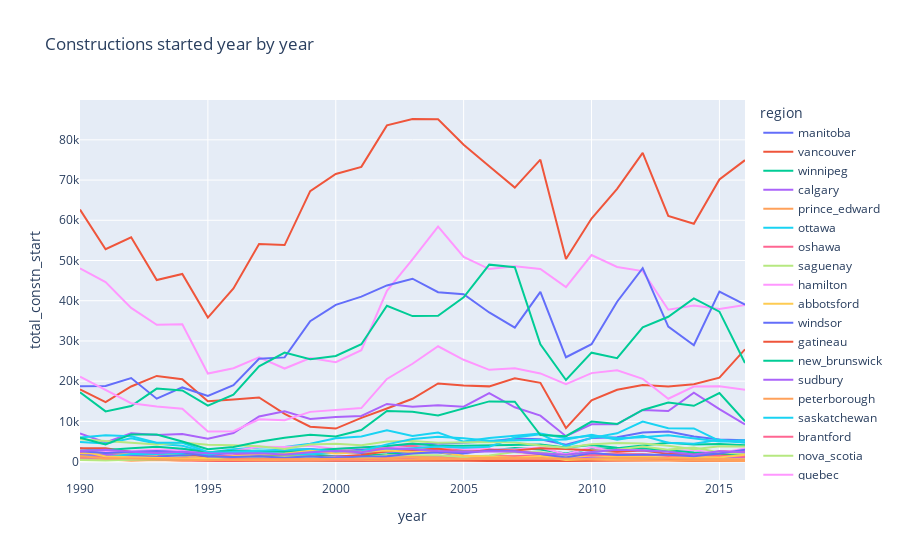

Notebook cell for this chart:
### Code cell
fig = px.line(constn_df, x="year", y="total_constn_start", color = 'region', title='Constructions started year by year')
fig.show()

### Figure 1 — Plotly figure (JSON) as saved in the notebook; plotly's stock layout.template omitted (floating-point values rounded to 4 significant figures)
{"data": [{"hovertemplate": "region=manitoba<br>year=%{x}<br>total_constn_start=%{y}<extra></extra>", "legendgroup": "manitoba", "line": {"color": "#636efa", "dash": "solid"}, "marker": {"symbol": "circle"}, "mode": "lines", "name": "manitoba", "orientation": "v", "showlegend": true, "type": "scatter", "x": [1990, 1991, 1992, 1993, 1994, 1995, 1996, 1997, 1998, 1999, 2000, 2001, 2002, 2003, 2004, 2005, 2006, 2007, 2008, 2009, 2010, 2011, 2012, 2013, 2014, 2015, 2016], "xaxis": "x", "y": [3297, 1950, 2310, 2425, 3197, 1963, 2318, 2612, 2895, 3133, 2560, 2963, 3617, 4206, 4440, 4731, 5028, 5738, 5537, 4174, 5888, 6083, 7242, 7465, 6220, 5501, 5319], "yaxis": "y"}, {"hovertemplate": "region=vancouver<br>year=%{x}<br>total_constn_start=%{y}<extra></extra>", "legendgroup": "vancouver", "line": {"color": "#EF553B", "dash": "solid"}, "marker": {"symbol": "circle"}, "mode": "lines", "name": "vancouver", "orientation": "v", "showlegend": true, "type": "scatter", "x": [1990, 1991, 1992, 1993, 1994, 1995, 1996, 1997, 1998, 1999, 2000, 2001, 2002, 2003, 2004, 2005, 2006, 2007, 2008, 2009, 2010, 2011, 2012, 2013, 2014, 2015, 2016], "xaxis": "x", "y": [17970, 14769, 18684, 21307, 20473, 14992, 15453, 15950, 11878, 8677, 8203, 10862, 13197, 15626, 19430, 18914, 18705, 20736, 19591, 8339, 15217, 17867, 19027, 18696, 19212, 20863, 27914], "yaxis": "y"}, {"hovertemplate": "region=winnipeg<br>year=%{x}<br>total_constn_start=%{y}<extra></extra>", "legendgroup": "winnipeg", "line": {"color": "#00cc96", "dash": "solid"}, "marker": {"symbol": "circle"}, "mode": "lines", "name": "winnipeg", "orientation": "v", "showlegend": true, "type": "scatter", "x": [1990, 1991, 1992, 1993, 1994, 1995, 1996, 1997, 1998, 1999, 2000, 2001, 2002, 2003, 2004, 2005, 2006, 2007, 2008, 2009, 2010, 2011, 2012, 2013, 2014, 2015, 2016], "xaxis": "x", "y": [2147, 1349, 1620, 1540, 1529, 1104, 1135, 1518, 1575, 1772, 1317, 1473, 1821, 2430, 2489, 2586, 2777, 3371, 3009, 2033, 3244, 3331, 4065, 4705, 4248, 4400, 4054], "yaxis": "y"}, {"hovertemplate": "region=calgary<br>year=%{x}<br>total_constn_start=%{y}<extra></extra>", "legendgroup": "calgary", "line": {"color": "#ab63fa", "dash": "solid"}, "marker": {"symbol": "circle"}, "mode": "lines", "name": "calgary", "orientation": "v", "showlegend": true, "type": "scatter", "x": [1990, 1991, 1992, 1993, 1994, 1995, 1996, 1997, 1998, 1999, 2000, 2001, 2002, 2003, 2004, 2005, 2006, 2007, 2008, 2009, 2010, 2011, 2012, 2013, 2014, 2015, 2016], "xaxis": "x", "y": [7004, 4750, 7034, 6629, 6877, 5685, 7111, 11215, 12495, 10600, 11093, 11349, 14339, 13642, 14008, 13667, 17046, 13505, 11438, 6318, 9262, 9292, 12841, 12584, 17131, 13033, 9245], "yaxis": "y"}, {"hovertemplate": "region=prince_edward<br>year=%{x}<br>total_constn_start=%{y}<extra></extra>", "legendgroup": "prince_edward", "line": {"color": "#FFA15A", "dash": "solid"}, "marker": {"symbol": "circle"}, "mode": "lines", "name": "prince_edward", "orientation": "v", "showlegend": true, "type": "scatter", "x": [1990, 1991, 1992, 1993, 1994, 1995, 1996, 1997, 1998, 1999, 2000, 2001, 2002, 2003, 2004, 2005, 2006, 2007, 2008, 2009, 2010, 2011, 2012, 2013, 2014, 2015, 2016], "xaxis": "x", "y": [762, 553, 644, 645, 669, 422, 554, 470, 524, 616, 710, 675, 775, 814, 919, 862, 738, 750, 712, 877, 756, 940, 941, 636, 511, 558, 556], "yaxis": "y"}, {"hovertemplate": "region=ottawa<br>year=%{x}<br>total_constn_start=%{y}<extra></extra>", "legendgroup": "ottawa", "line": {"color": "#19d3f3", "dash": "solid"}, "marker": {"symbol": "circle"}, "mode": "lines", "name": "ottawa", "orientation": "v", "showlegend": true, "type": "scatter", "x": [1990, 1991, 1992, 1993, 1994, 1995, 1996, 1997, 1998, 1999, 2000, 2001, 2002, 2003, 2004, 2005, 2006, 2007, 2008, 2009, 2010, 2011, 2012, 2013, 2014, 2015, 2016], "xaxis": "x", "y": [4860, 4475, 5830, 4421, 3929, 2190, 3066, 3485, 3615, 4447, 5786, 6251, 7796, 6381, 7243, 4982, 5875, 6506, 6998, 5814, 6446, 5794, 6026, 6560, 5762, 4972, 5298], "yaxis": "y"}, {"hovertemplate": "region=oshawa<br>year=%{x}<br>total_constn_start=%{y}<extra></extra>", "legendgroup": "oshawa", "line": {"color": "#FF6692", "dash": "solid"}, "marker": {"symbol": "circle"}, "mode": "lines", "name": "oshawa", "orientation": "v", "showlegend": true, "type": "scatter", "x": [1990, 1991, 1992, 1993, 1994, 1995, 1996, 1997, 1998, 1999, 2000, 2001, 2002, 2003, 2004, 2005, 2006, 2007, 2008, 2009, 2010, 2011, 2012, 2013, 2014, 2015, 2016], "xaxis": "x", "y": [2189, 2596, 2188, 1409, 1963, 1330, 1563, 2064, 1759, 2463, 2874, 2561, 3490, 3907, 3153, 2934, 2995, 2389, 1987, 980, 1888, 1859, 1803, 1384, 1671, 2587, 2491], "yaxis": "y"}, {"hovertemplate": "region=saguenay<br>year=%{x}<br>total_constn_start=%{y}<extra></extra>", "legendgroup": "saguenay", "line": {"color": "#B6E880", "dash": "solid"}, "marker": {"symbol": "circle"}, "mode": "lines", "name": "saguenay", "orientation": "v", "showlegend": true, "type": "scatter", "x": [1990, 1991, 1992, 1993, 1994, 1995, 1996, 1997, 1998, 1999, 2000, 2001, 2002, 2003, 2004, 2005, 2006, 2007, 2008, 2009, 2010, 2011, 2012, 2013, 2014, 2015, 2016], "xaxis": "x", "y": [1128, 955, 737, 668, 606, 311, 309, 500, 502, 305, 296, 336, 596, 435, 347, 464, 485, 685, 869, 584, 783, 859, 1117, 919, 672, 505, 412], "yaxis": "y"}, {"hovertemplate": "region=hamilton<br>year=%{x}<br>total_constn_start=%{y}<extra></extra>", "legendgroup": "hamilton", "line": {"color": "#FF97FF", "dash": "solid"}, "marker": {"symbol": "circle"}, "mode": "lines", "name": "hamilton", "orientation": "v", "showlegend": true, "type": "scatter", "x": [1990, 1991, 1992, 1993, 1994, 1995, 1996, 1997, 1998, 1999, 2000, 2001, 2002, 2003, 2004, 2005, 2006, 2007, 2008, 2009, 2010, 2011, 2012, 2013, 2014, 2015, 2016], "xaxis": "x", "y": [2969, 2498, 2632, 2989, 2833, 2001, 2642, 3698, 3627, 3923, 3108, 3365, 3803, 3260, 4093, 3145, 3043, 3004, 3529, 1860, 3562, 2462, 2969, 2709, 2832, 2054, 3269], "yaxis": "y"}, {"hovertemplate": "region=abbotsford<br>year=%{x}<br>total_constn_start=%{y}<extra></extra>", "legendgroup": "abbotsford", "line": {"color": "#FECB52", "dash": "solid"}, "marker": {"symbol": "circle"}, "mode": "lines", "name": "abbotsford", "orientation": "v", "showlegend": true, "type": "scatter", "x": [1990, 1991, 1993, 1993.0, 1994, 1995, 1996, 1997, 1998, 1999, 2000, 2001, 2002, 2003, 2004, 2005, 2006, 2007, 2008, 2009, 2010, 2011, 2012, 2013, 2014, 2015, 2016], "xaxis": "x", "y": [1866, 1847, 1678, 2045, 1600, 886, 865, 871, 536, 566, 405, 418, 1038, 1056, 1083, 1012, 1207, 1088, 1285, 365, 516, 537, 371, 749, 499, 806, 1136], "yaxis": "y"}, {"hovertemplate": "region=windsor<br>year=%{x}<br>total_constn_start=%{y}<extra></extra>", "legendgroup": "windsor", "line": {"color": "#636efa", "dash": "solid"}, "marker": {"symbol": "circle"}, "mode": "lines", "name": "windsor", "orientation": "v", "showlegend": true, "type": "scatter", "x": [1990, 1991, 1992, 1993, 1994, 1995, 1996, 1997, 1998, 1999, 2000, 2001, 2002, 2003, 2004, 2005, 2006, 2007, 2008, 2009, 2010, 2011, 2012, 2013, 2014, 2015, 2016], "xaxis": "x", "y": [1588, 1279, 1376, 1222, 1661, 1495, 2300, 2102, 1938, 2387, 2382, 2157, 2490, 2237, 2287, 1496, 1045, 614, 453, 391, 617, 719, 717, 708, 806, 1010, 1266], "yaxis": "y"}, {"hovertemplate": "region=gatineau<br>year=%{x}<br>total_constn_start=%{y}<extra></extra>", "legendgroup": "gatineau", "line": {"color": "#EF553B", "dash": "solid"}, "marker": {"symbol": "circle"}, "mode": "lines", "name": "gatineau", "orientation": "v", "showlegend": true, "type": "scatter", "x": [1990, 1991, 1992, 1993, 1994, 1995, 1996, 1997, 1998, 1999, 2000, 2001, 2002, 2003, 2004, 2005, 2006, 2007, 2008, 2009, 2010, 2011, 2012, 2013, 2014, 2015, 2016], "xaxis": "x", "y": [3309, 3346, 2368, 2367, 2128, 1208, 1044, 1262, 1244, 1185, 1224, 1659, 2553, 2801, 3227, 2123, 2933, 2788, 3304, 3116, 2687, 2420, 2759, 1924, 1903, 1584, 1819], "yaxis": "y"}, {"hovertemplate": "region=new_brunswick<br>year=%{x}<br>total_constn_start=%{y}<extra></extra>", "legendgroup": "new_brunswick", "line": {"color": "#00cc96", "dash": "solid"}, "marker": {"symbol": "circle"}, "mode": "lines", "name": "new_brunswick", "orientation": "v", "showlegend": true, "type": "scatter", "x": [1990, 1991, 1992, 1993, 1994, 1995, 1996, 1997, 1998, 1999, 2000, 2001, 2002, 2003, 2004, 2005, 2006, 2007, 2008, 2009, 2010, 2011, 2012, 2013, 2014, 2015, 2016], "xaxis": "x", "y": [2683, 2872, 3310, 3693, 3203, 2300, 2722, 2702, 2447, 2776, 3079, 3462, 3862, 4489, 3947, 3959, 4085, 4242, 4274, 3521, 4101, 3452, 3299, 2843, 2276, 1995, 1838], "yaxis": "y"}, {"hovertemplate": "region=sudbury<br>year=%{x}<br>total_constn_start=%{y}<extra></extra>", "legendgroup": "sudbury", "line": {"color": "#ab63fa", "dash": "solid"}, "marker": {"symbol": "circle"}, "mode": "lines", "name": "sudbury", "orientation": "v", "showlegend": true, "type": "scatter", "x": [1990, 1991, 1992, 1993, 1994, 1995, 1996, 1997, 1998, 1999, 2000, 2001, 2002, 2003, 2004, 2005, 2006, 2007, 2008, 2009, 2010, 2011, 2012, 2013, 2014, 2015, 2016], "xaxis": "x", "y": [1468, 1758, 1289, 715, 712, 336, 346, 281, 165, 199, 173, 191, 298, 306, 388, 400, 477, 587, 543, 450, 575, 595, 536, 431, 271, 247, 289], "yaxis": "y"}, {"hovertemplate": "region=peterborough<br>year=%{x}<br>total_constn_start=%{y}<extra></extra>", "legendgroup": "peterborough", "line": {"color": "#FFA15A", "dash": "solid"}, "marker": {"symbol": "circle"}, "mode": "lines", "name": "peterborough", "orientation": "v", "showlegend": true, "type": "scatter", "x": [1990, 1991, 1992, 1993, 1994, 1995, 1996, 1997, 1998, 1999, 2000, 2001, 2002, 2003, 2004, 2005, 2006, 2007, 2008, 2009, 2010, 2011, 2012, 2013, 2014, 2015, 2016], "xaxis": "x", "y": [685, 585, 208, 396, 230, 351, 340, 378, 304, 383, 292, 294, 423, 547, 514, 619, 437, 540, 428, 371, 404, 351, 343, 354, 232, 365, 495], "yaxis": "y"}, {"hovertemplate": "region=saskatchewan<br>year=%{x}<br>total_constn_start=%{y}<extra></extra>", "legendgroup": "saskatchewan", "line": {"color": "#19d3f3", "dash": "solid"}, "marker": {"symbol": "circle"}, "mode": "lines", "name": "saskatchewan", "orientation": "v", "showlegend": true, "type": "scatter", "x": [1990, 1991, 1992, 1993, 1994, 1995, 1996, 1997, 1998, 1999, 2000, 2001, 2002, 2003, 2004, 2005, 2006, 2007, 2008, 2009, 2010, 2011, 2012, 2013, 2014, 2015, 2016], "xaxis": "x", "y": [1417, 998, 1869, 1880, 2098, 1702, 2438, 2757, 2965, 3089, 2513, 2381, 2963, 3315, 3781, 3437, 3715, 6007, 6828, 3866, 5907, 7031, 9968, 8290, 8257, 5149, 4775], "yaxis": "y"}, {"hovertemplate": "region=brantford<br>year=%{x}<br>total_constn_start=%{y}<extra></extra>", "legendgroup": "brantford", "line": {"color": "#FF6692", "dash": "solid"}, "marker": {"symbol": "circle"}, "mode": "lines", "name": "brantford", "orientation": "v", "showlegend": true, "type": "scatter", "x": [1990, 1991, 1992, 1993, 1994, 1995, 1996, 1997, 1998, 1999, 2000, 2001, 2002, 2003, 2004, 2005, 2006, 2007, 2008, 2009, 2010, 2011, 2012, 2013, 2014, 2015], "xaxis": "x", "y": [651, 453, 605, 434, 361, 240, 180, 296, 357, 377, 485, 475, 700, 458, 482, 534, 409, 589, 432, 317, 504, 428, 402, 396, 416, 789], "yaxis": "y"}, {"hovertemplate": "region=nova_scotia<br>year=%{x}<br>total_constn_start=%{y}<extra></extra>", "legendgroup": "nova_scotia", "line": {"color": "#B6E880", "dash": "solid"}, "marker": {"symbol": "circle"}, "mode": "lines", "name": "nova_scotia", "orientation": "v", "showlegend": true, "type": "scatter", "x": [1990, 1991, 1992, 1993, 1994, 1995, 1996, 1997, 1998, 1999, 2000, 2001, 2002, 2003, 2004, 2005, 2006, 2007, 2008, 2009, 2010, 2011, 2012, 2013, 2014, 2015, 2016], "xaxis": "x", "y": [5560, 5173, 4673, 4282, 4748, 4168, 4059, 3813, 3137, 4250, 4432, 4092, 4970, 5096, 4717, 4775, 4896, 4750, 3982, 3438, 4309, 4644, 4522, 3919, 3056, 3825, 3767], "yaxis": "y"}, {"hovertemplate": "region=quebec<br>year=%{x}<br>total_constn_start=%{y}<extra></extra>", "legendgroup": "quebec", "line": {"color": "#FF97FF", "dash": "solid"}, "marker": {"symbol": "circle"}, "mode": "lines", "name": "quebec", "orientation": "v", "showlegend": true, "type": "scatter", "x": [1990, 1991, 1992, 1993, 1994, 1995, 1996, 1997, 1998, 1999, 2000, 2001, 2002, 2003, 2004, 2005, 2006, 2007, 2008, 2009, 2010, 2011, 2012, 2013, 2014, 2015, 2016], "xaxis": "x", "y": [48070, 44654, 38228, 34015, 34154, 21885, 23220, 25896, 23138, 25742, 24695, 27682, 42452, 50289, 58448, 50910, 47877, 48553, 47901, 43403, 51363, 48387, 47367, 37758, 38810, 37926, 38935], "yaxis": "y"}, {"hovertemplate": "region=moncton<br>year=%{x}<br>total_constn_start=%{y}<extra></extra>", "legendgroup": "moncton", "line": {"color": "#FECB52", "dash": "solid"}, "marker": {"symbol": "circle"}, "mode": "lines", "name": "moncton", "orientation": "v", "showlegend": true, "type": "scatter", "x": [1990, 1991, 1992, 1993, 1994, 1995, 1996, 1997, 1998, 1999, 2000, 2001, 2002, 2003, 2004, 2005, 2006, 2007, 2008, 2009, 2010, 2011, 2012, 2013, 2014, 2015, 2016], "xaxis": "x", "y": [634, 486, 799, 893, 632, 673, 697, 656, 623, 817, 906, 938, 1550, 1435, 1151, 1191, 1416, 1425, 1359, 973, 1400, 1194, 1297, 911, 852, 592, 623], "yaxis": "y"}, {"hovertemplate": "region=toronto<br>year=%{x}<br>total_constn_start=%{y}<extra></extra>", "legendgroup": "toronto", "line": {"color": "#636efa", "dash": "solid"}, "marker": {"symbol": "circle"}, "mode": "lines", "name": "toronto", "orientation": "v", "showlegend": true, "type": "scatter", "x": [1990, 1991, 1992, 1993, 1994, 1995, 1996, 1997, 1998, 1999, 2000, 2001, 2002, 2003, 2004, 2005, 2006, 2007, 2008, 2009, 2010, 2011, 2012, 2013, 2014, 2015, 2016], "xaxis": "x", "y": [18723, 18814, 20770, 15637, 18443, 16325, 18998, 25574, 25910, 34904, 38982, 41017, 43805, 45475, 42115, 41596, 37080, 33293, 42212, 25949, 29195, 39745, 48105, 33547, 28929, 42287, 39027], "yaxis": "y"}, {"hovertemplate": "region=thunder_bay<br>year=%{x}<br>total_constn_start=%{y}<extra></extra>", "legendgroup": "thunder_bay", "line": {"color": "#EF553B", "dash": "solid"}, "marker": {"symbol": "circle"}, "mode": "lines", "name": "thunder_bay", "orientation": "v", "showlegend": true, "type": "scatter", "x": [1990, 1991, 1992, 1993, 1994, 1995, 1996, 1997, 1998, 1999, 2000, 2001, 2002, 2003, 2004, 2005, 2006, 2007, 2008, 2009, 2010, 2011, 2012, 2013, 2014, 2015, 2016], "xaxis": "x", "y": [629, 771, 563, 573, 449, 288, 296, 266, 224, 232, 154, 211, 197, 211, 287, 227, 165, 249, 167, 180, 222, 374, 380, 324, 234, 242, 183], "yaxis": "y"}, {"hovertemplate": "region=alberta<br>year=%{x}<br>total_constn_start=%{y}<extra></extra>", "legendgroup": "alberta", "line": {"color": "#00cc96", "dash": "solid"}, "marker": {"symbol": "circle"}, "mode": "lines", "name": "alberta", "orientation": "v", "showlegend": true, "type": "scatter", "x": [1990, 1991, 1992, 1993, 1994, 1995, 1996, 1997, 1998, 1999, 2000, 2001, 2002, 2003, 2004, 2005, 2006, 2007, 2008, 2009, 2010, 2011, 2012, 2013, 2014, 2015, 2016], "xaxis": "x", "y": [17227, 12492, 13809, 18151, 17692, 13906, 16665, 23671, 27122, 25447, 26266, 29174, 38754, 36171, 36270, 40847, 48962, 48336, 29164, 20298, 27088, 25704, 33396, 36011, 40590, 37282, 24533], "yaxis": "y"}, {"hovertemplate": "region=guelph<br>year=%{x}<br>total_constn_start=%{y}<extra></extra>", "legendgroup": "guelph", "line": {"color": "#ab63fa", "dash": "solid"}, "marker": {"symbol": "circle"}, "mode": "lines", "name": "guelph", "orientation": "v", "showlegend": true, "type": "scatter", "x": [1990, 1991, 1992, 1993, 1994, 1995, 1996, 1997, 1998, 1999, 2000, 2001, 2002, 2003, 2004, 2005, 2006, 2007, 2008, 2009, 2010, 2011, 2012, 2013, 2014, 2015, 2016], "xaxis": "x", "y": [645, 762, 922, 502, 503, 399, 821, 988, 966, 1003, 1297, 993, 1138, 994, 1420, 951, 864, 941, 1087, 567, 1021, 764, 731, 890, 1064, 1141, 1061], "yaxis": "y"}, {"hovertemplate": "region=saint_john<br>year=%{x}<br>total_constn_start=%{y}<extra></extra>", "legendgroup": "saint_john", "line": {"color": "#FFA15A", "dash": "solid"}, "marker": {"symbol": "circle"}, "mode": "lines", "name": "saint_john", "orientation": "v", "showlegend": true, "type": "scatter", "x": [1990, 1991, 1992, 1993, 1994, 1995, 1996, 1997, 1998, 1999, 2000, 2001, 2002, 2003, 2004, 2005, 2006, 2007, 2008, 2009, 2010, 2011, 2012, 2013, 2014, 2015, 2016], "xaxis": "x", "y": [589, 441, 493, 471, 442, 267, 306, 234, 278, 296, 346, 374, 397, 580, 516, 501, 565, 687, 832, 659, 653, 361, 355, 276, 236, 225, 151], "yaxis": "y"}, {"hovertemplate": "region=quebec_cma<br>year=%{x}<br>total_constn_start=%{y}<extra></extra>", "legendgroup": "quebec_cma", "line": {"color": "#19d3f3", "dash": "solid"}, "marker": {"symbol": "circle"}, "mode": "lines", "name": "quebec_cma", "orientation": "v", "showlegend": true, "type": "scatter", "x": [1990, 1991, 1992, 1993, 1994, 1995, 1996, 1997, 1998, 1999, 2000, 2001, 2002, 2003, 2004, 2005, 2006, 2007, 2008, 2009, 2010, 2011, 2012, 2013, 2014, 2015, 2016], "xaxis": "x", "y": [5972, 6523, 6300, 4699, 4677, 2405, 2208, 2233, 1845, 1814, 2275, 2555, 4282, 5599, 6186, 5835, 5176, 5284, 5457, 5513, 6652, 5445, 6416, 4680, 4449, 5442, 4766], "yaxis": "y"}, {"hovertemplate": "region=sherbrooke<br>year=%{x}<br>total_constn_start=%{y}<extra></extra>", "legendgroup": "sherbrooke", "line": {"color": "#FF6692", "dash": "solid"}, "marker": {"symbol": "circle"}, "mode": "lines", "name": "sherbrooke", "orientation": "v", "showlegend": true, "type": "scatter", "x": [1990, 1991, 1992, 1993, 1994, 1995, 1996, 1997, 1998, 1999, 2000, 2001, 2002, 2003, 2004, 2005, 2006, 2007, 2008, 2009, 2010, 2011, 2012, 2013, 2014, 2015, 2016], "xaxis": "x", "y": [1179, 1105, 749, 778, 983, 582, 797, 756, 590, 645, 515, 589, 857, 1070, 1355, 1076, 1305, 1318, 1627, 1580, 1656, 1575, 1741, 1496, 1128, 1367, 1197], "yaxis": "y"}, {"hovertemplate": "region=saskatoon<br>year=%{x}<br>total_constn_start=%{y}<extra></extra>", "legendgroup": "saskatoon", "line": {"color": "#B6E880", "dash": "solid"}, "marker": {"symbol": "circle"}, "mode": "lines", "name": "saskatoon", "orientation": "v", "showlegend": true, "type": "scatter", "x": [1990, 1991, 1992, 1993, 1994, 1995, 1996, 1997, 1998, 1999, 2000, 2001, 2002, 2003, 2004, 2005, 2006, 2007, 2008, 2009, 2010, 2011, 2012, 2013, 2014, 2015, 2016], "xaxis": "x", "y": [410, 305, 464, 593, 682, 697, 1208, 1187, 1137, 1273, 968, 900, 1489, 1455, 1578, 1062, 1496, 2380, 2319, 1428, 2381, 2994, 3753, 2980, 3531, 2293, 1909], "yaxis": "y"}, {"hovertemplate": "region=montreal<br>year=%{x}<br>total_constn_start=%{y}<extra></extra>", "legendgroup": "montreal", "line": {"color": "#FF97FF", "dash": "solid"}, "marker": {"symbol": "circle"}, "mode": "lines", "name": "montreal", "orientation": "v", "showlegend": true, "type": "scatter", "x": [1990, 1991, 1992, 1993, 1994, 1995, 1996, 1997, 1998, 1999, 2000, 2001, 2002, 2003, 2004, 2005, 2006, 2007, 2008, 2009, 2010, 2011, 2012, 2013, 2014, 2015, 2016], "xaxis": "x", "y": [21101, 17882, 14520, 13729, 13157, 7468, 7556, 10508, 10293, 12366, 12766, 13300, 20554, 24321, 28673, 25317, 22813, 23233, 21927, 19251, 22001, 22719, 20591, 15632, 18672, 18744, 17834], "yaxis": "y"}, {"hovertemplate": "region=barrie<br>year=%{x}<br>total_constn_start=%{y}<extra></extra>", "legendgroup": "barrie", "line": {"color": "#FECB52", "dash": "solid"}, "marker": {"symbol": "circle"}, "mode": "lines", "name": "barrie", "orientation": "v", "showlegend": true, "type": "scatter", "x": [1990, 1991, 1992, 1993, 1994, 1995, 1996, 1997, 1998, 1999, 2000, 2001, 2002, 2003, 2004, 2005, 2006, 2007, 2008, 2009, 2010, 2011, 2012, 2013, 2014, 2015, 2016], "xaxis": "x", "y": [2695, 1266, 1106, 845, 759, 839, 1320, 1857, 1930, 2722, 2043, 2445, 2739, 2368, 2435, 1484, 1169, 980, 1416, 427, 682, 700, 782, 891, 1148, 1016, 1723], "yaxis": "y"}, {"hovertemplate": "region=victoria<br>year=%{x}<br>total_constn_start=%{y}<extra></extra>", "legendgroup": "victoria", "line": {"color": "#636efa", "dash": "solid"}, "marker": {"symbol": "circle"}, "mode": "lines", "name": "victoria", "orientation": "v", "showlegend": true, "type": "scatter", "x": [1990, 1991, 1992, 1993, 1994, 1995, 1996, 1997, 1998, 1999, 2000, 2001, 2002, 2003, 2004, 2005, 2006, 2007, 2008, 2009, 2010, 2011, 2012, 2013, 2014, 2015, 2016], "xaxis": "x", "y": [2588, 2129, 2421, 2633, 2303, 1299, 1142, 1311, 964, 1340, 872, 1264, 1344, 2008, 2363, 2058, 2739, 2579, 1905, 1034, 2118, 1642, 1700, 1685, 1315, 2008, 2933], "yaxis": "y"}, {"hovertemplate": "region=ontario<br>year=%{x}<br>total_constn_start=%{y}<extra></extra>", "legendgroup": "ontario", "line": {"color": "#EF553B", "dash": "solid"}, "marker": {"symbol": "circle"}, "mode": "lines", "name": "ontario", "orientation": "v", "showlegend": true, "type": "scatter", "x": [1990, 1991, 1992, 1993, 1994, 1995, 1996, 1997, 1998, 1999, 2000, 2001, 2002, 2003, 2004, 2005, 2006, 2007, 2008, 2009, 2010, 2011, 2012, 2013, 2014, 2015, 2016], "xaxis": "x", "y": [62649, 52794, 55772, 45140, 46645, 35818, 43062, 54072, 53830, 67235, 71521, 73282, 83597, 85180, 85114, 78795, 73417, 68123, 75076, 50370, 60433, 67821, 76742, 61085, 59134, 70156, 74952], "yaxis": "y"}, {"hovertemplate": "region=edmonton<br>year=%{x}<br>total_constn_start=%{y}<extra></extra>", "legendgroup": "edmonton", "line": {"color": "#00cc96", "dash": "solid"}, "marker": {"symbol": "circle"}, "mode": "lines", "name": "edmonton", "orientation": "v", "showlegend": true, "type": "scatter", "x": [1990, 1991, 1992, 1993, 1994, 1995, 1996, 1997, 1998, 1999, 2000, 2001, 2002, 2003, 2004, 2005, 2006, 2007, 2008, 2009, 2010, 2011, 2012, 2013, 2014, 2015, 2016], "xaxis": "x", "y": [5921, 4285, 6764, 6720, 5006, 3082, 3634, 4962, 5947, 6655, 6228, 7855, 12581, 12380, 11488, 13294, 14970, 14888, 6615, 6317, 9959, 9332, 12837, 14689, 13872, 17050, 10036], "yaxis": "y"}, {"hovertemplate": "region=halifax<br>year=%{x}<br>total_constn_start=%{y}<extra></extra>", "legendgroup": "halifax", "line": {"color": "#ab63fa", "dash": "solid"}, "marker": {"symbol": "circle"}, "mode": "lines", "name": "halifax", "orientation": "v", "showlegend": true, "type": "scatter", "x": [1990, 1991, 1992, 1993, 1994, 1995, 1996, 1997, 1998, 1999, 2000, 2001, 2002, 2003, 2004, 2005, 2006, 2007, 2008, 2009, 2010, 2011, 2012, 2013, 2014, 2015, 2016], "xaxis": "x", "y": [2647, 2938, 2420, 2127, 2460, 2080, 2022, 2065, 1739, 2356, 2661, 2340, 3310, 3066, 2627, 2451, 2511, 2489, 2096, 1733, 2390, 2954, 2754, 2439, 1757, 2599, 2305], "yaxis": "y"}, {"hovertemplate": "region=kingston<br>year=%{x}<br>total_constn_start=%{y}<extra></extra>", "legendgroup": "kingston", "line": {"color": "#FFA15A", "dash": "solid"}, "marker": {"symbol": "circle"}, "mode": "lines", "name": "kingston", "orientation": "v", "showlegend": true, "type": "scatter", "x": [1990, 1991, 1992, 1993, 1994, 1995, 1996, 1997, 1998, 1999, 2000, 2001, 2002, 2003, 2004, 2005, 2006, 2007, 2008, 2009, 2010, 2011, 2012, 2013, 2014, 2015, 2016], "xaxis": "x", "y": [1403, 792, 761, 575, 498, 323, 533, 559, 486, 656, 659, 707, 810, 1131, 872, 683, 968, 880, 672, 717, 653, 959, 896, 856, 672, 655, 412], "yaxis": "y"}], "layout": {"legend": {"title": {"text": "region"}, "tracegroupgap": 0}, "title": {"text": "Constructions started year by year"}, "xaxis": {"anchor": "y", "domain": [0, 1], "title": {"text": "year"}}, "yaxis": {"anchor": "x", "domain": [0, 1], "title": {"text": "total_constn_start"}}}}
